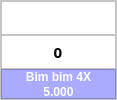
            <widget class="QFrame" name="itemFrame_5">
             <property name="maximumSize">
              <size>
               <width>117</width>
               <height>150</height>
              </size>
             </property>
             <property name="styleSheet">
              <string notr="true">background-color: rgb(255, 255, 255);</string>
             </property>
             <property name="frameShape">
              <enum>QFrame::StyledPanel</enum>
             </property>
             <property name="frameShadow">
              <enum>QFrame::Raised</enum>
             </property>
             <layout class="QVBoxLayout" name="verticalLayout_50">
              <property name="spacing">
               <number>0</number>
              </property>
              <property name="leftMargin">
               <number>0</number>
              </property>
              <property name="topMargin">
               <number>0</number>
              </property>
              <property name="rightMargin">
               <number>0</number>
              </property>
              <property name="bottomMargin">
               <number>0</number>
              </property>
              <item>
               <widget class="QFrame" name="frame_20">
                <property name="frameShape">
                 <enum>QFrame::StyledPanel</enum>
                </property>
                <property name="frameShadow">
                 <enum>QFrame::Raised</enum>
                </property>
                <layout class="QHBoxLayout" name="horizontalLayout_11">
                 <property name="spacing">
                  <number>0</number>
                 </property>
                 <property name="leftMargin">
                  <number>0</number>
                 </property>
                 <property name="topMargin">
                  <number>0</number>
                 </property>
                 <property name="rightMargin">
                  <number>0</number>
                 </property>
                 <property name="bottomMargin">
                  <number>0</number>
                 </property>
                 <item>
                  <widget class="QPushButton" name="selectBtn1_5">
                   <property name="maximumSize">
                    <size>
                     <width>153</width>
                     <height>153</height>
                    </size>
                   </property>
                   <property name="text">
                    <string/>
                   </property>
                   <property name="icon">
                    <iconset>
                     <normaloff>img/bb-oishi-10k-4x.jpg</normaloff>img/bb-oishi-10k-4x.jpg</iconset>
                   </property>
                   <property name="iconSize">
                    <size>
                     <width>50</width>
                     <height>50</height>
                    </size>
                   </property>
                   <property name="flat">
                    <bool>true</bool>
                   </property>
                  </widget>
                 </item>
                </layout>
               </widget>
              </item>
              <item>
               <widget class="QFrame" name="adjustFrame5">
                <property name="maximumSize">
                 <size>
                  <width>16777215</width>
                  <height>35</height>
                 </size>
                </property>
                <property name="frameShape">
                 <enum>QFrame::StyledPanel</enum>
                </property>
                <property name="frameShadow">
                 <enum>QFrame::Raised</enum>
                </property>
                <layout class="QHBoxLayout" name="horizontalLayout_10">
                 <property name="spacing">
                  <number>0</number>
                 </property>
                 <property name="leftMargin">
                  <number>0</number>
                 </property>
                 <property name="topMargin">
                  <number>0</number>
                 </property>
                 <property name="rightMargin">
                  <number>0</number>
                 </property>
                 <property name="bottomMargin">
                  <number>0</number>
                 </property>
                 <item>
                  <widget class="QPushButton" name="addItem1_5">
                   <property name="maximumSize">
                    <size>
                     <width>20</width>
                     <height>20</height>
                    </size>
                   </property>
                   <property name="text">
                    <string/>
                   </property>
                   <property name="icon">
                    <iconset>
                     <normaloff>img/add.png</normaloff>img/add.png</iconset>
                   </property>
                   <property name="flat">
                    <bool>true</bool>
                   </property>
                  </widget>
                 </item>
                 <item>
                  <widget class="QLabel" name="countItem1_5">
                   <property name="maximumSize">
                    <size>
                     <width>20</width>
                     <height>20</height>
                    </size>
                   </property>
                   <property name="font">
                    <font>
                     <family>MS Gothic</family>
                     <pointsize>11</pointsize>
                     <weight>75</weight>
                     <bold>true</bold>
                    </font>
                   </property>
                   <property name="text">
                    <string>0</string>
                   </property>
                   <property name="alignment">
                    <set>Qt::AlignCenter</set>
                   </property>
                  </widget>
                 </item>
                 <item>
                  <widget class="QPushButton" name="minusItem1_5">
                   <property name="maximumSize">
                    <size>
                     <width>20</width>
                     <height>20</height>
                    </size>
                   </property>
                   <property name="text">
                    <string/>
                   </property>
                   <property name="icon">
                    <iconset>
                     <normaloff>img/minus-button.png</normaloff>img/minus-button.png</iconset>
                   </property>
                   <property name="flat">
                    <bool>true</bool>
                   </property>
                  </widget>
                 </item>
                </layout>
               </widget>
              </item>
              <item>
               <widget class="QFrame" name="frame_18">
                <property name="maximumSize">
                 <size>
                  <width>16777215</width>
                  <height>30</height>
                 </size>
                </property>
                <property name="styleSheet">
                 <string notr="true">color: rgb(255, 255, 255);
background-color: rgb(170, 170, 255);</string>
                </property>
                <property name="frameShape">
                 <enum>QFrame::StyledPanel</enum>
                </property>
                <property name="frameShadow">
                 <enum>QFrame::Raised</enum>
                </property>
                <layout class="QVBoxLayout" name="verticalLayout_10">
                 <property name="spacing">
                  <number>2</number>
                 </property>
                 <property name="leftMargin">
                  <number>0</number>
                 </property>
                 <property name="topMargin">
                  <number>0</number>
                 </property>
                 <property name="rightMargin">
                  <number>0</number>
                 </property>
                 <property name="bottomMargin">
                  <number>0</number>
                 </property>
                 <item>
                  <widget class="QLabel" name="nameItem1_5">
                   <property name="font">
                    <font>
                     <family>Segoe UI</family>
                     <weight>75</weight>
                     <bold>true</bold>
                    </font>
                   </property>
                   <property name="text">
                    <string>Bim bim 4X</string>
                   </property>
                   <property name="alignment">
                    <set>Qt::AlignCenter</set>
                   </property>
                  </widget>
                 </item>
                 <item>
                  <widget class="QLabel" name="costItem1_5">
                   <property name="font">
                    <font>
                     <family>Segoe UI</family>
                     <weight>75</weight>
                     <bold>true</bold>
                    </font>
                   </property>
                   <property name="text">
                    <string>5.000</string>
                   </property>
                   <property name="alignment">
                    <set>Qt::AlignCenter</set>
                   </property>
                  </widget>
                 </item>
                </layout>
               </widget>
              </item>
             </layout>
            </widget>
